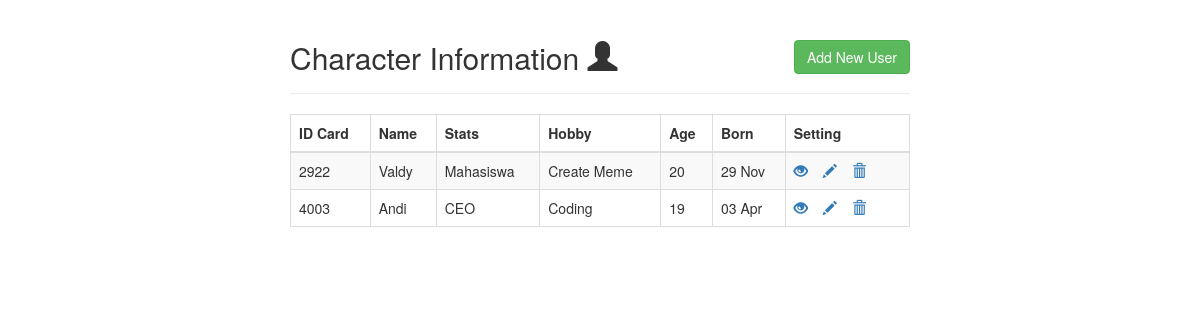
Before: / with the older database file.
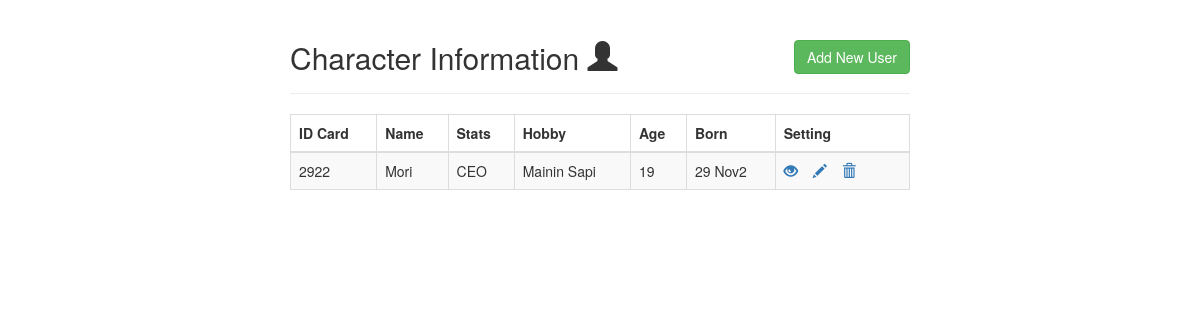
After: the same page with the newer database file.
### tables this page shows
CREATE TABLE `datachar` (
  `id` int(11) NOT NULL,
  `id_card` int(11) NOT NULL,
  `name` varchar(255) NOT NULL,
  `stat` varchar(255) NOT NULL,
  `hobi` varchar(255) NOT NULL,
  `umur` varchar(255) NOT NULL,
  `ttl` varchar(255) NOT NULL,
  `file` varchar(255) NOT NULL
);

### index.php (the view, shortened to what this page needs)
<!DOCTYPE html>
<html lang="en">
<head>
    <link rel="stylesheet" href="https://maxcdn.bootstrapcdn.com/bootstrap/3.3.7/css/bootstrap.css">
</head>
<body>
    <div class="wrapper">
        <div class="container-fluid">
            <div class="row">
                <div class="col-md-12">
                    <div class="page-header clearfix">
                        <h2 class="pull-left">Character Information <span class='glyphicon glyphicon-user'></h2>
                        <a href="./aset/add.php" class="btn btn-success pull-right">Add New User</a>
                    </div>
                    <?php
                    require_once "./aset/connect.php";
                    $sql = "SELECT * FROM cardapp.datachar";
                    if($result = mysqli_query($conn, $sql)){
                        if(mysqli_num_rows($result) > 0){
                            echo "<table class='table table-bordered table-striped'>";
                                echo "<thead>";
                                    echo "<tr>";
                                        echo "<th>ID Card</th>";
                                        echo "<th>Name</th>";
                                        echo "<th>Stats</th>";
                                        echo "<th>Hobby</th>";
                                        echo "<th>Age</th>";
                                        echo "<th>Born</th>";
                                        echo "<th>Setting</th>";
                                    echo "</tr>";
                                echo "</thead>";
                                echo "<tbody>";
                                while($row = mysqli_fetch_array($result)){
                                    echo "<tr>";
                                        echo "<td>" . $row['id_card'] . "</td>";
                                        echo "<td>" . $row['name'] . "</td>";
                                        echo "<td>" . $row['stat'] . "</td>";
                                        echo "<td>" . $row['hobi'] . "</td>";
                                        echo "<td>" . $row['umur'] . "</td>";
                                        echo "<td>" . $row['ttl'] . "</td>";
                                        echo "<td>";
                                            echo "<a href='aset/read.php?id=". $row['id'] ."' title='View Data' data-toggle='tooltip'><span class='glyphicon glyphicon-eye-open'></span></a>";
                                            echo "<a href='aset/update.php?id=". $row['id'] ."' title='Update Data' data-toggle='tooltip'><span class='glyphicon glyphicon-pencil'></span></a>";
                                            echo "<a href='aset/delete.php?id=". $row['id'] ."' title='Delete Data' data-toggle='tooltip'><span class='glyphicon glyphicon-trash'></span></a>";
                                        echo "</td>";
                                    echo "</tr>";
                                }
                                echo "</tbody>";
                            echo "</table>";
                        } else{
                            echo "<p class='lead'><em>No data record.</em></p>";
                        }
                    } else{
                        echo "ERROR: Could not able to execute $sql. " . mysqli_error($conn);
                    }
                    ?>
                </div>
            </div>
        </div>
    </div>
</body>
</html>

### index.php (style rules this page uses)
.wrapper { width: 650px; margin: 0 auto; }
.page-header h2 { margin-top: 0; }
table tr td:last-child a { margin-right: 15px; }

Changed rows visible on the page:
removed datachar: id_card "2922", name "Valdy", stat "Mahasiswa", hobi "Create Meme", umur "20", ttl "29 Nov"
removed datachar: id_card "4003", name "Andi", stat "CEO", hobi "Coding", umur "19", ttl "03 Apr"
added datachar: id_card "2922", name "Mori", stat "CEO", hobi "Mainin Sapi", umur "19", ttl "29 Nov2"
